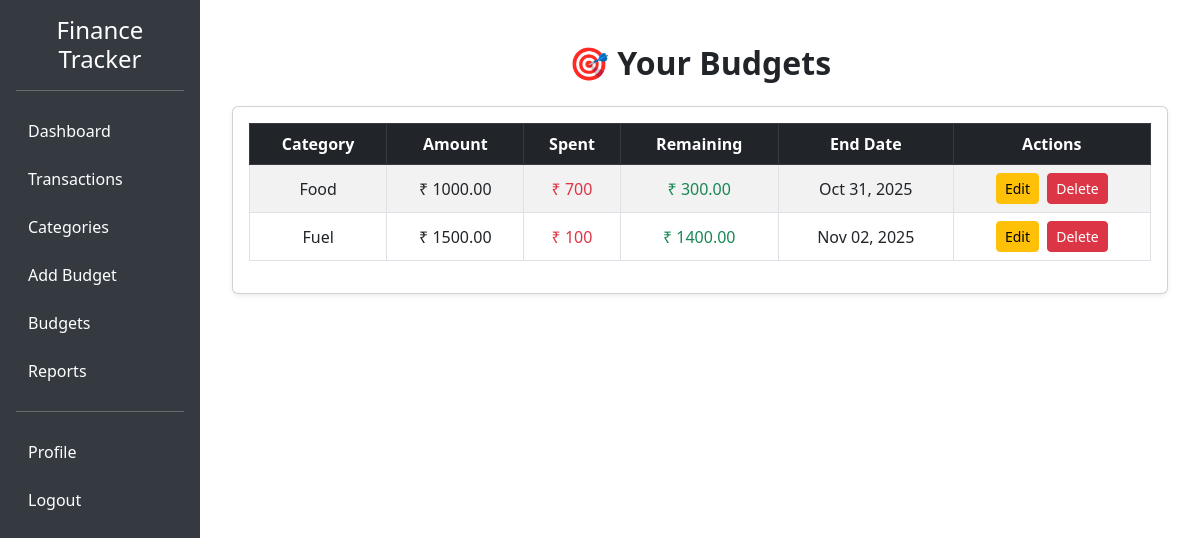
The app's page /budgets/ (signed in) with its own data.
### finance/models.py (models this page shows, shortened)
class Budget(models.Model):
    user = models.ForeignKey(User, on_delete=models.CASCADE, related_name="budgets")
    category = models.ForeignKey(Category, on_delete=models.CASCADE)
    amount = models.DecimalField(max_digits=10, decimal_places=2)
    start_date = models.DateField()
    end_date = models.DateField()

class Category(models.Model):
    CATEGORY_TYPES = (
        ('income', 'Income'),
        ('expense', 'Expense'),
    )
    user = models.ForeignKey(User, on_delete=models.CASCADE, related_name="categories")
    name = models.CharField(max_length=100)
    type = models.CharField(max_length=10, choices=CATEGORY_TYPES)

### finance/views.py (the view)
# urls.py: path("budgets/", views.view_budgets, name="view_budgets"),
@login_required
def view_budgets(request):
    budgets = Budget.objects.filter(user=request.user)
    data = []
    for b in budgets:
        spent = Transaction.objects.filter(
            user=request.user,
            category=b.category,
            date__range=[b.start_date, b.end_date]
        ).aggregate(total=Sum("amount"))["total"] or 0
        remaining = b.amount - spent
        data.append({"budget": b, "spent": spent, "remaining": remaining})
    return render(request, "view_budgets.html", {"data": data})

### template/view_budgets.html (shortened to what this page needs)
{% extends 'base.html' %}
{% load static %}
{% block content %}
<div class="container mt-4">
  <div class="text-center mb-4">
    <h2 class="fw-bold">🎯 Your Budgets</h2>
  </div>
  <div class="card shadow-sm">
    <div class="card-body">
      {% if data %}
      <div class="table-responsive">
        <table class="table table-bordered table-striped text-center align-middle">
          <thead class="table-dark">
            <tr>
              <th>Category</th>
              <th>Amount</th>
              <th>Spent</th>
              <th>Remaining</th>
              <th>End Date</th>
              <th>Actions</th>
            </tr>
          </thead>
          <tbody>
            {% for item in data %}
            <tr>
              <td>{{ item.budget.category.name }}</td>
              <td>₹ {{ item.budget.amount }}</td>
              <td class="text-danger">₹ {{ item.spent }}</td>
              <td class="text-success">₹ {{ item.remaining }}</td>
              <td>{{ item.budget.end_date|date:"M d, Y" }}</td>
              <td>
                <a href="{% url 'edit_budget' item.budget.id %}" class="btn btn-sm btn-warning me-1">
                   Edit
                </a>
                <a href="{% url 'delete_budget' item.budget.id %}" class="btn btn-sm btn-danger" onclick="return confirm('Are you sure you want to delete this budget?');">
                   Delete
                </a>
              </td>
            </tr>
            {% endfor %}
          </tbody>
        </table>
      </div>
      {% else %}
      <p class="text-muted text-center">No budgets found. Add some budgets to track your expenses.</p>
      {% endif %}
    </div>
  </div>
</div>
{% endblock %}

### template/base.html (style rules this page uses)
body { min-height: 100vh; display: flex; flex-direction: column; }

### records on screen
Budget: budget.category.name "Food", budget.amount "1000.00", spent "700", remaining "300.00", budget.end_date "Oct 31, 2025"
Budget: budget.category.name "Fuel", budget.amount "1500.00", spent "100", remaining "1400.00", budget.end_date "Nov 02, 2025"
